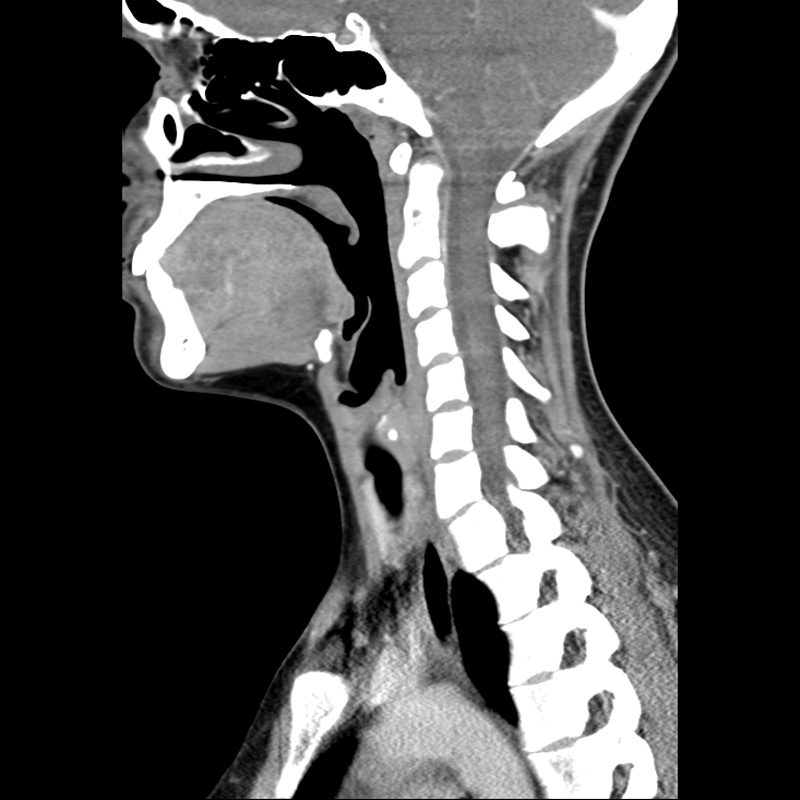
#> input picture HW6 - Segmentation and Active Contours/normal-ct-of-the-neck.jpg, 800 x 800 px
$ jupyter execute pt-3.ipynb
#> lines starting #> are read from the running program, lines starting #| are printed output that depends on the picture
[cell 1]
import cv2
import math
import numpy as np
import matplotlib.pyplot as plt

### 1. Load the ct-of-the-neck image

[cell 2]
normal_img = cv2.imread('normal-ct-of-the-neck.jpg', 0)
#> normal_img: shape (800, 800); min 0, max 255, mean 72
## disable x & y axis
plt.axis('off')
plt.imshow(normal_img, cmap='gray', vmin=normal_img.min(), vmax=normal_img.max())

### 2. Smooth image using gaussian filter

[cell 3]
smoothed_img = cv2.GaussianBlur(normal_img,(5,5),0)

[cell 4]
## disable x & y axis
plt.axis('off')
plt.imshow(smoothed_img, cmap='gray', vmin=smoothed_img.min(), vmax=smoothed_img.max())

### 3. Apply Sobel and Prewitt kernels

[cell 5]
def apply_filter(img, filter_type):
    # Detect filter type
#> called with filter_type = 'sobel'
    if filter_type == 'sobel':
        kernel_x = np.array([[-1, -2, -1],
                            [0, 0, 0],
                            [1, 2, 1]])

        kernel_y = np.array([[-1, 0, 1],
                            [-2, 0, 2],
                            [-1, 0, 1]])

    elif filter_type == 'prewitt':
        kernel_x = np.array([[-1, -1, -1],
                            [0, 0, 0],
                            [1, 1, 1]])

        kernel_y = np.array([[-1, 0, 1],
                            [-1, 0, 1],
                            [-1, 0, 1]])

    grad_x = cv2.filter2D(img, -1, kernel_x)
    grad_y = cv2.filter2D(img, -1, kernel_y)

    grad = cv2.addWeighted(grad_x, 0.5, grad_y, 0.5, 0)
    grad = grad / grad.max() * 255
    theta = np.arctan2(grad_y, grad_x)
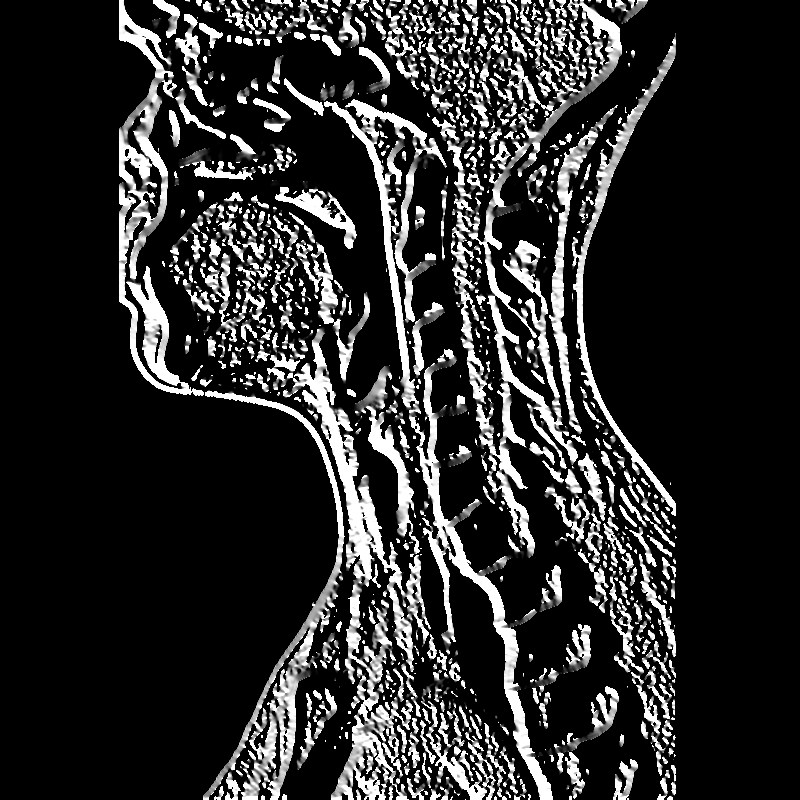
#> theta: shape (800, 800) float16; min 0, max 1.57, mean 0.266; drawn with min black and max white

    return grad, theta

#### Sobel

[cell 6]
sobel_grad, sobel_theta = apply_filter(smoothed_img, 'sobel')

[cell 7]
## disable x & y axis
plt.axis('off')
plt.imshow(sobel_grad, cmap='gray', vmin=sobel_grad.min(), vmax=sobel_grad.max())

#### Prewitt

[cell 8]
prewitt_grad, prewitt_theta = apply_filter(smoothed_img, 'prewitt')
#> call 2 of apply_filter, with filter_type = 'prewitt'
#> in apply_filter (call 2), `grad_x = cv2.filter2D(img, -1, kernel_x)`:
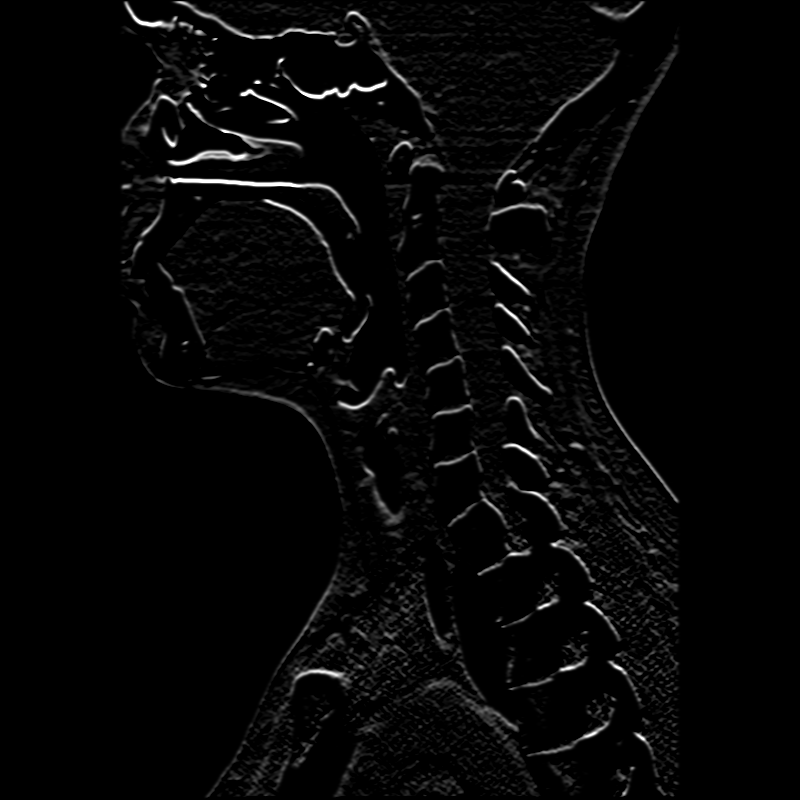
#> grad_x: shape (800, 800); min 0, max 255, mean 6.3
#> in apply_filter (call 2), `grad_y = cv2.filter2D(img, -1, kernel_y)`:
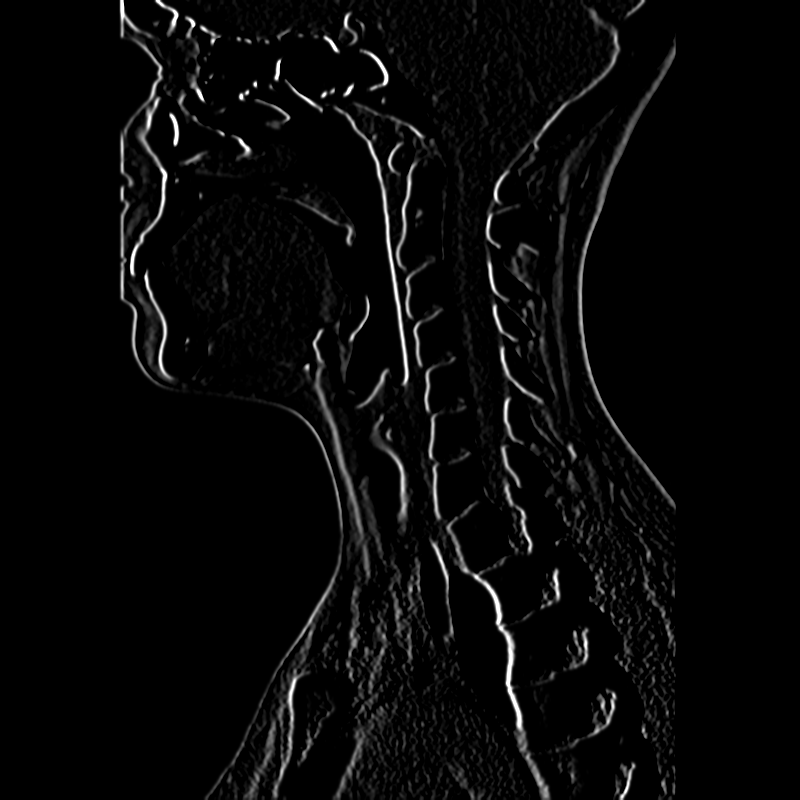
#> grad_y: shape (800, 800); min 0, max 255, mean 8.3

[cell 9]
## disable x & y axis
plt.axis('off')
plt.imshow(prewitt_grad, cmap='gray', vmin=prewitt_grad.min(), vmax=prewitt_grad.max())

### 4. Apply non-maximum suppresion

[cell 10]
def non_maxima_suppression(img, D):
    # Create a matrix initialized to 0
    Z = np.zeros(img.shape, dtype=np.int32)
    # Identify the edge direction
    angle = D * 180. / np.pi
    angle[angle < 0] += 180
    # Check if the pixel in the same direction has a higher intensity than the pixel that is currently processed
    for i in range(1,img.shape[0]-1):
        for j in range(1,img.shape[1]-1):
            try:
                q = 255
                r = 255
               #angle 0
                if (0 <= angle[i,j] < 22.5) or (157.5 <= angle[i,j] <= 180):
                    q = img[i, j+1]
                    r = img[i, j-1]
                #angle 45
                elif (22.5 <= angle[i,j] < 67.5):
                    q = img[i+1, j-1]
                    r = img[i-1, j+1]
                #angle 90
                elif (67.5 <= angle[i,j] < 112.5):
                    q = img[i+1, j]
                    r = img[i-1, j]
                #angle 135
                elif (112.5 <= angle[i,j] < 157.5):
                    q = img[i-1, j-1]
                    r = img[i+1, j+1]

                if (img[i,j] >= q) and (img[i,j] >= r):
                    Z[i,j] = img[i,j]
                else:
                    Z[i,j] = 0
            except IndexError as e:
                pass
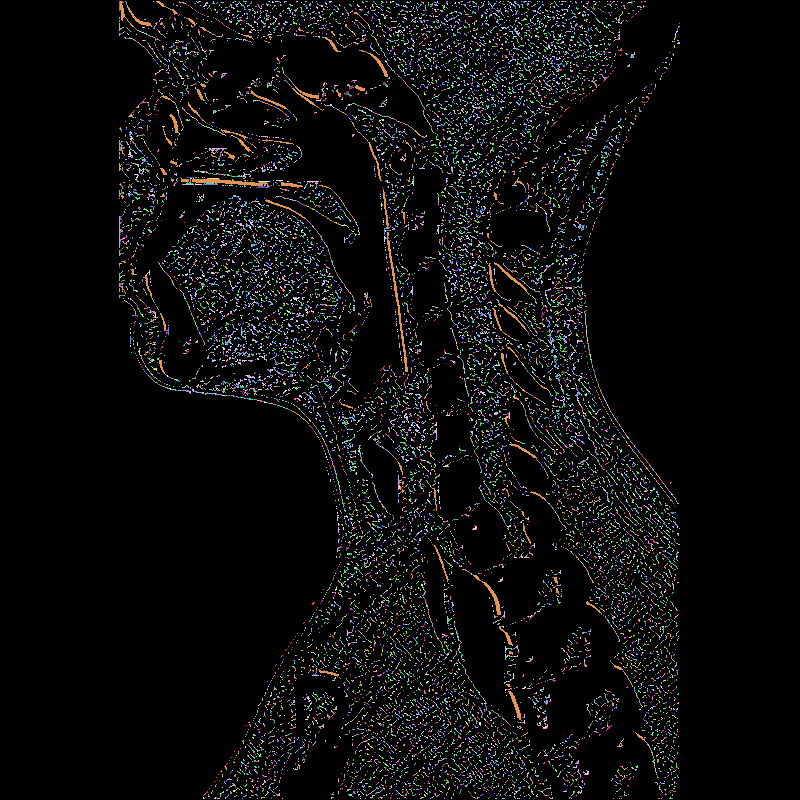
#> Z: shape (800, 800) int32; 243 distinct labels, from 0 to 255; one colour per label, 0 black
    return Z

### 5. Apply non-maxima suppression on sobel and prewitt results

[cell 11]
nmp_sobel_img = non_maxima_suppression(sobel_grad, sobel_theta)
nmp_prewitt_img = non_maxima_suppression(prewitt_grad, prewitt_theta)
#> after the loop in non_maxima_suppression (call 2), `for i in range(1,img.shape[0]-1):`:
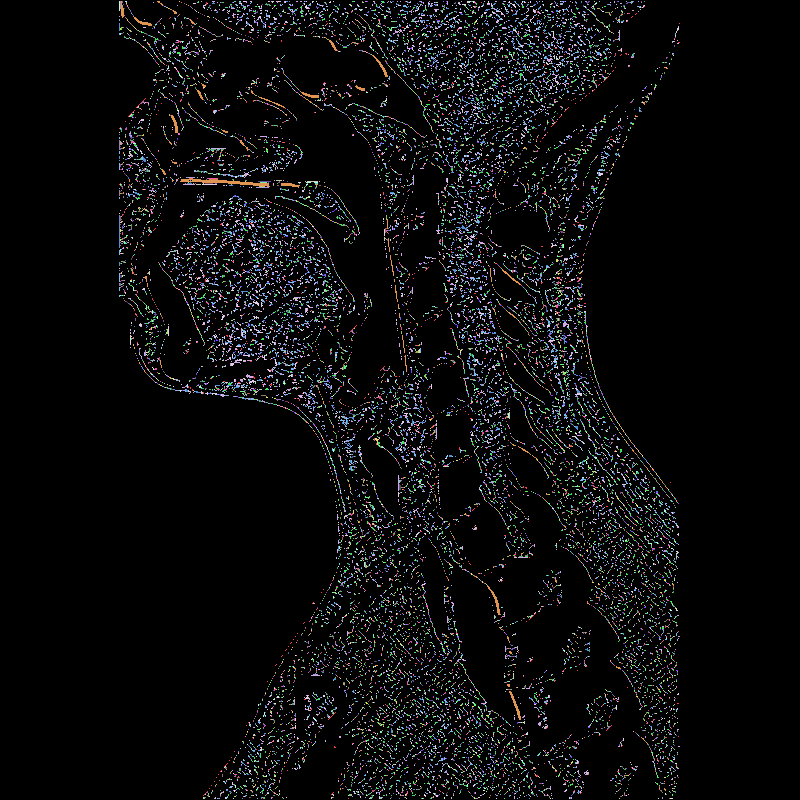
#> Z: shape (800, 800) int32; 222 distinct labels, from 0 to 255; one colour per label, 0 black

[cell 12]
# Plot
fig = plt.figure(figsize=(15, 8))
gs = fig.add_gridspec(1, 2)

# original image
ax1 = fig.add_subplot(gs[0, 0])
# ax1.imshow(chest_img, cmap='gray')
ax1.set_title('Non-Maxima Suppressed Sobel Filtered image', color='white', backgroundcolor='blue')
plt.axis('off')
plt.imshow(nmp_sobel_img, cmap='gray', vmin=nmp_sobel_img.min(), vmax=nmp_sobel_img.max())

# filtered image
ax2 = fig.add_subplot(gs[0, 1])
ax2.set_title('Non-Maxima Suppressed Prewitt Filtered image', color='white', backgroundcolor='blue')
plt.axis('off')
plt.imshow(nmp_prewitt_img, cmap='gray', vmin=nmp_prewitt_img.min(), vmax=nmp_prewitt_img.max())

### 6. Apply hysteresis thresholding

[cell 13]
def hysteresis_thresholding(img, weak_pixel, strong_pixel):
#> called with weak_pixel = 30, strong_pixel = 255
    lowthreshold, highthreshold = 0.05, 0.25
    highThreshold = img.max() * highthreshold
#> highThreshold = 63.75
    lowThreshold = highThreshold * lowthreshold
#> lowThreshold = 3.19

    res = np.zeros(img.shape, dtype=img.dtype)

    weak = np.int32(weak_pixel)
    strong = np.int32(strong_pixel)
    strong_i, strong_j = np.where(img >= highThreshold)
#> strong_i = 8469 values from 1 to 798; strong_j = 8469 values, max 676 at index 6058, min 120 at index 0, mean 387.1
    weak_i, weak_j = np.where((img <= highThreshold) & (img >= lowThreshold))

    res[strong_i, strong_j] = strong
    res[weak_i, weak_j] = weak

    for i in range(1, res.shape[0]-1):
        for j in range(1, res.shape[1]-1):
            if (img[i,j] == weak):
                try:
                    if ((res[i+1, j-1] == strong) or (res[i+1, j] == strong) or (res[i+1, j+1] == strong)
                        or (res[i, j-1] == strong) or (res[i, j+1] == strong)
                        or (res[i-1, j-1] == strong) or (res[i-1, j] == strong) or (res[i-1, j+1] == strong)):
                        res[i, j] = strong
                    else:
                        res[i, j] = 0
                except IndexError as e:
                    pass
    return res

[cell 14]
weak_pixel, strong_pixel = 30, 255

[cell 15]
th_sobel_img = hysteresis_thresholding(nmp_sobel_img, weak_pixel, strong_pixel)
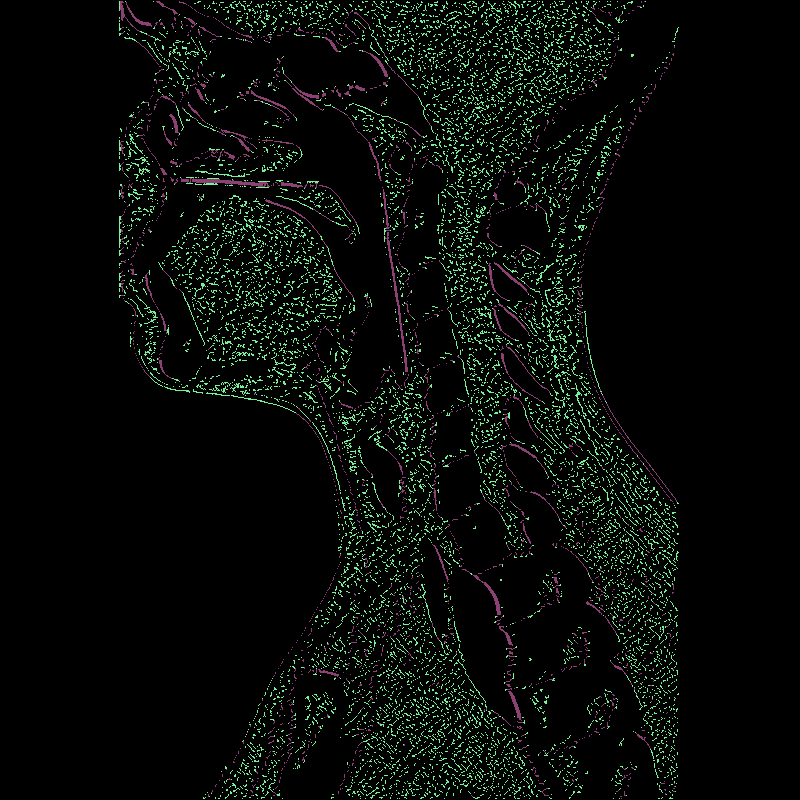
#> th_sobel_img: shape (800, 800) int32; 3 distinct labels, from 0 to 255; one colour per label, 0 black
th_prewitt_img = hysteresis_thresholding(nmp_prewitt_img, weak_pixel, strong_pixel)
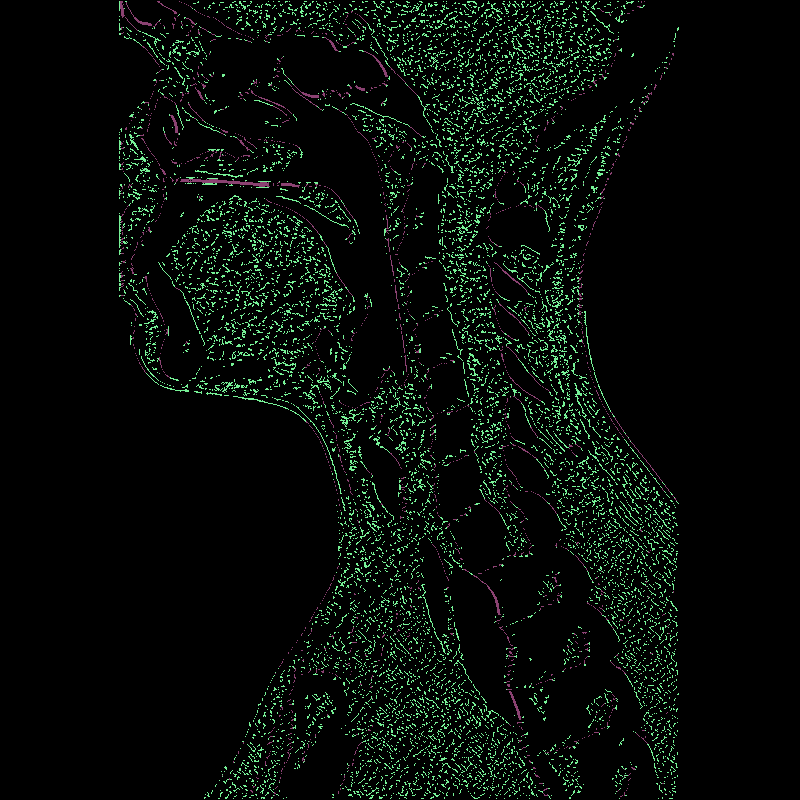
#> th_prewitt_img: shape (800, 800) int32; 3 distinct labels, from 0 to 255; one colour per label, 0 black

[cell 16]
# Plot
fig = plt.figure(figsize=(15, 8))
gs = fig.add_gridspec(1, 2)

# original image
ax1 = fig.add_subplot(gs[0, 0])
# ax1.imshow(chest_img, cmap='gray')
ax1.set_title('Thresholded Sobel Filtered image', color='white', backgroundcolor='blue')
plt.axis('off')
plt.imshow(th_sobel_img, cmap='gray', vmin=0, vmax=255)

# filtered image
ax2 = fig.add_subplot(gs[0, 1])
ax2.set_title('Thresholded Prewitt Filtered image', color='white', backgroundcolor='blue')
plt.axis('off')
plt.imshow(th_prewitt_img, cmap='gray', vmin=0, vmax=255)

### 7. Load limbal-dermoid image

[cell 17]
limbal_dermoid_img = cv2.imread('limbal-dermoid.jpeg', 0)
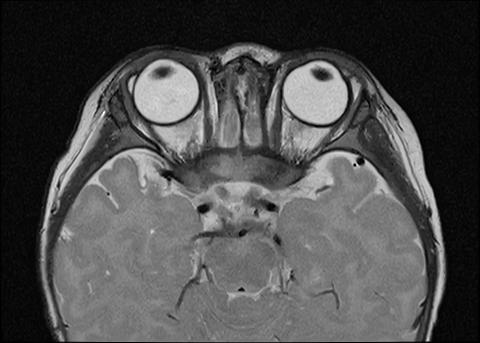
#> input picture HW6 - Segmentation and Active Contours/limbal-dermoid.jpeg, 480 x 343 px
#> limbal_dermoid_img is the input picture: shape (343, 480); min 0, max 255, mean 76.8
## disable x & y axis
plt.axis('off')
plt.imshow(limbal_dermoid_img, cmap='gray', vmin=limbal_dermoid_img.min(), vmax=limbal_dermoid_img.max())
